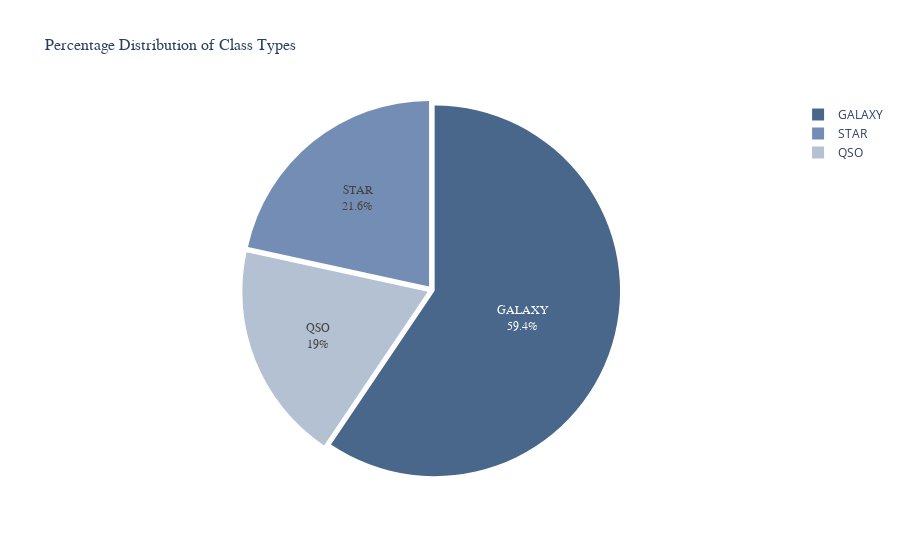

Notebook code for this chart:
### Markdown cell above
transform text to number  like GALAXY=0 STAR=1 QSO=2

### Code cell
from plotly import graph_objects as go
class_counts = df["class"].value_counts()
colors = ['#48678b', '#748db4', '#b3c1d2']
pull = [0.015, 0.025, 0.025] 
fig = go.Figure(data=[go.Pie(labels=class_counts.index,
                             values=class_counts.values,
                             pull=pull,
                             marker_colors=colors,
                             textinfo='percent+label',
                             textfont=dict(family='Times New Roman', size=12),
                             )])
fig.update_layout(title_text='Percentage Distribution of Class Types',
                  title_font=dict(family='Times New Roman', size=16),
                  )
fig.show()

### Figure 1 — Plotly figure (JSON) as saved in the notebook; plotly's stock layout.template omitted (floating-point values rounded to 4 significant figures)
{"data": [{"labels": ["GALAXY", "STAR", "QSO"], "marker": {"colors": ["#48678b", "#748db4", "#b3c1d2"]}, "pull": [0.015, 0.025, 0.025], "textfont": {"family": "Times New Roman", "size": 12}, "textinfo": "percent+label", "type": "pie", "values": [59445, 21594, 18961]}], "layout": {"title": {"font": {"family": "Times New Roman", "size": 16}, "text": "Percentage Distribution of Class Types"}}}
